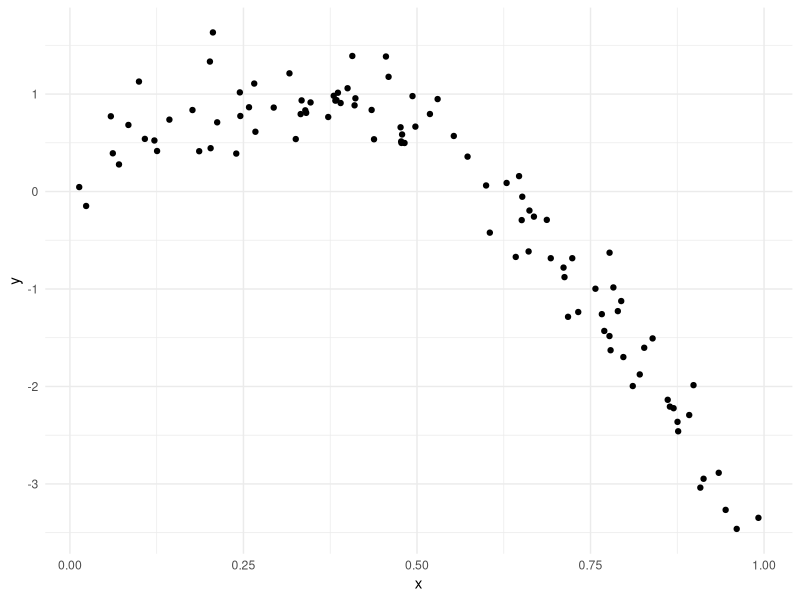
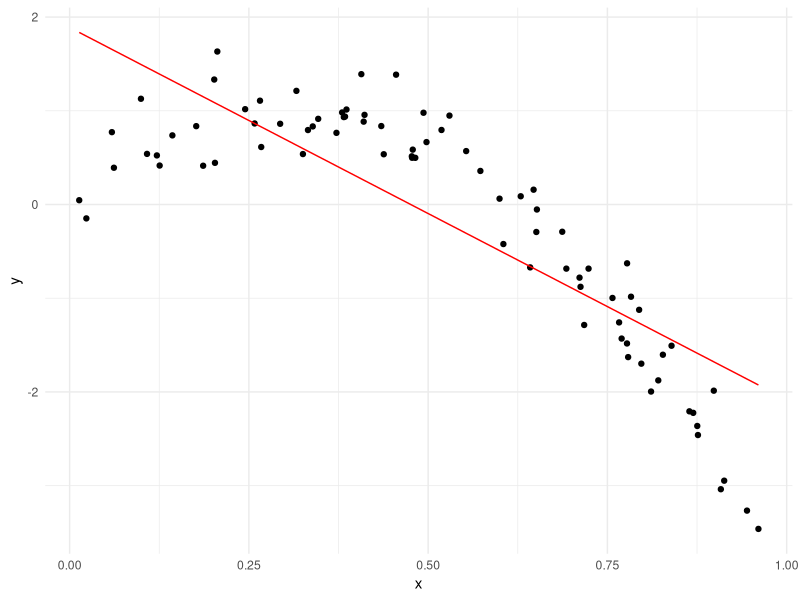
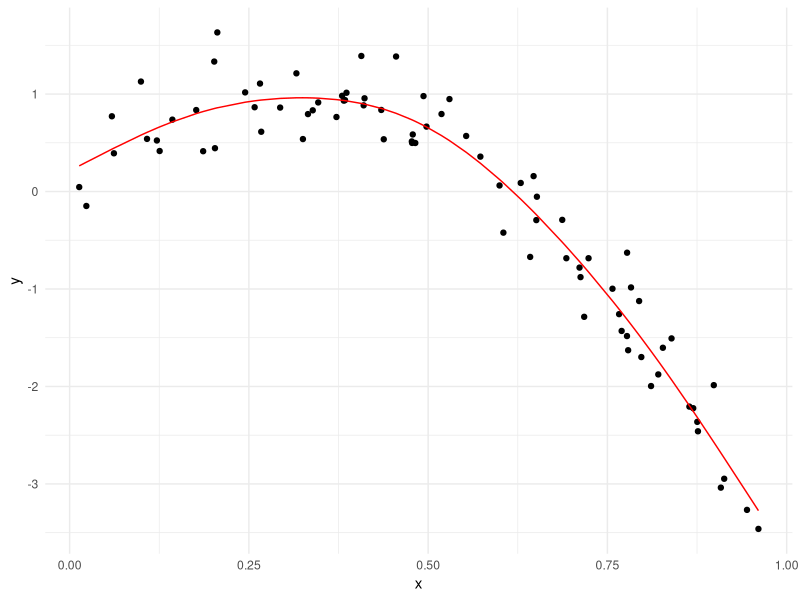
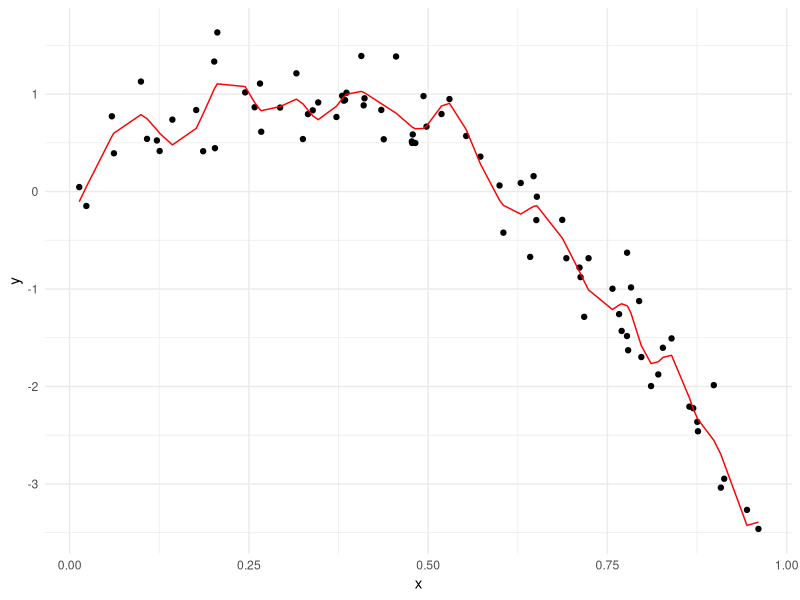
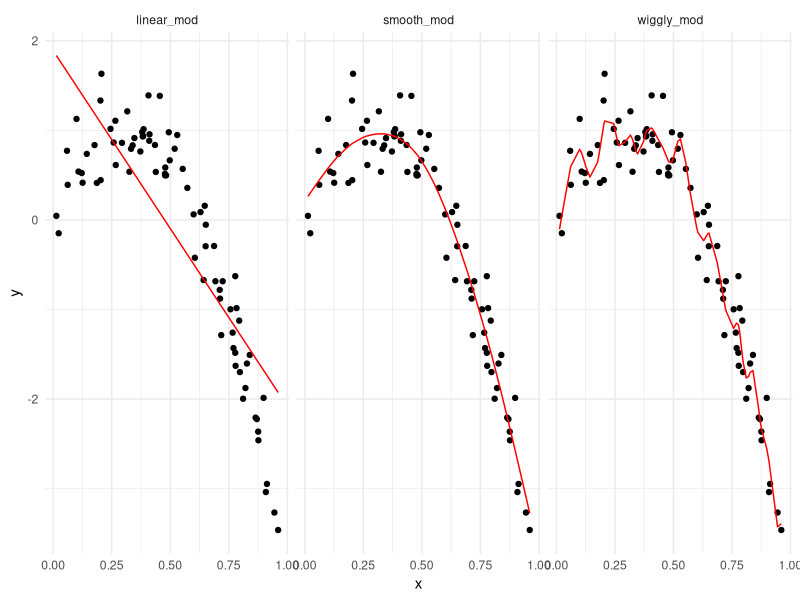
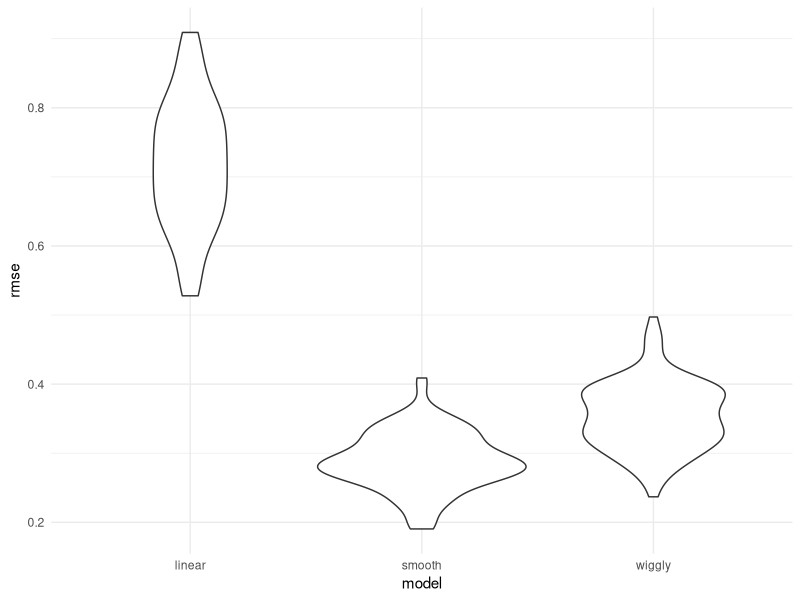

These figures' R source, in order:
## ---- chunk 1

library(tidyverse)
library(modelr)
library(mgcv)

knitr::opts_chunk$set(
  fig.width = 6,
  fig.asp = .6,
  out.width = "90%"
)

theme_set(theme_minimal() + theme(legend.position = "bottom"))
options(
  ggplot2.continuous.colour = "viridis",
  ggplot2.continuous.fill = "viridis"
)

scale_colour_discrete = scale_color_viridis_d
scale_fill_discrete = scale_fill_viridis_d

set.seed(1)
## ---- chunk 2
nonlin_df = 
  tibble(
    id = 1:100,
    x = runif(100, 0, 1),
    y = 1 - 10 * (x - .3) ^ 2 + rnorm(100, 0, .3)
  )
## ---- chunk 3
nonlin_df %>%
  ggplot(aes(x = x, y = y)) +
  geom_point()
## ---- chunk 4
train_df = sample_n(nonlin_df, size = 80)
test_df = anti_join(nonlin_df, train_df, by = "id")

#training_df %>% arrange(id)
## ---- chunk 5
linear_mod = lm(y ~ x, data = train_df)
smooth_mod = gam(y ~ s(x), data = train_df)
wiggly_mod = gam(y ~ s(x, k = 30), sp = 10e-6, data = train_df)
## ---- chunk 6
train_df %>%
  add_predictions(linear_mod) %>%
  ggplot(aes(x = x, y = y)) +
  geom_point() +
  geom_line(aes(y = pred), color = "red")

train_df %>%
  add_predictions(smooth_mod) %>%
  ggplot(aes(x = x, y = y)) +
  geom_point() +
  geom_line(aes(y = pred), color = "red")

train_df %>%
  add_predictions(wiggly_mod) %>%
  ggplot(aes(x = x, y = y)) +
  geom_point() +
  geom_line(aes(y = pred), color = "red")
## ---- chunk 7
train_df %>%
  gather_predictions(linear_mod, smooth_mod, wiggly_mod) %>%
  ggplot(aes(x = x, y = y)) +
  geom_point() +
  geom_line(aes(y = pred), color = "red") +
  facet_grid(. ~ model)
## ---- chunk 8
rmse(linear_mod, test_df)
rmse(smooth_mod, test_df)
rmse(wiggly_mod, test_df)
## ---- chunk 9
cv_df = 
  crossv_mc(nonlin_df, 100)
## ---- chunk 10
cv_df %>% pull(train) %>% .[[1]] %>% as_tibble()
cv_df %>% pull(test) %>% .[[1]] %>% as_tibble()
## ---- chunk 11
cv_df =
  cv_df %>%
  mutate(
    train = map(train, as_tibble),
    test = map(test, as_tibble)
  )
## ---- chunk 12
cv_df = 
  cv_df %>% 
  mutate(
    linear_mod  = map(train, ~lm(y ~ x, data = .x)),
    smooth_mod  = map(train, ~mgcv::gam(y ~ s(x), data = .x)),
    wiggly_mod  = map(train, ~gam(y ~ s(x, k = 30), sp = 10e-6, data = .x))) %>% 
  mutate(
    rmse_linear = map2_dbl(linear_mod, test, ~rmse(model = .x, data = .y)),
    rmse_smooth = map2_dbl(smooth_mod, test, ~rmse(model = .x, data = .y)),
    rmse_wiggly = map2_dbl(wiggly_mod, test, ~rmse(model = .x, data = .y)))
## ---- chunk 13
cv_df %>%
  select(starts_with("rmse")) %>%
  pivot_longer(
    everything(),
    names_to = "model",
    values_to = "rmse",
    names_prefix = "rmse_"
  ) %>%
  ggplot(aes(x = model, y = rmse)) +
  geom_violin()
## ---- chunk 14
cv_df %>%
  select(starts_with("rmse")) %>%
  pivot_longer(
    everything(),
    names_to = "model",
    values_to = "rmse",
    names_prefix = "rmse_"
  ) %>%
  group_by(model) %>%
  summarize(avg_rmse = mean(rmse))
